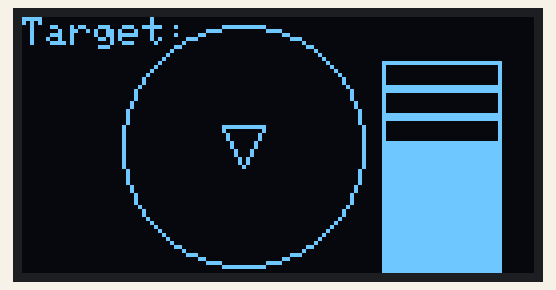
The sketch below on a simulated Arduino Uno, built with avr-gcc and run on an emulated ATmega328P. Parts: 128×64 one-colour display.

Above: at 0.1 s.
At 5.1 s:
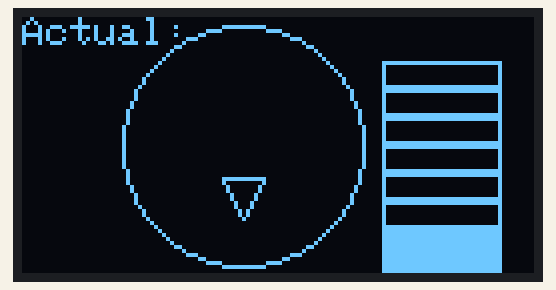

The sketch:

DisplayTest_NoBLE.ino
```cpp
/*********
  Rui Santos
  Complete project details at https://randomnerdtutorials.com
*********/

#include <Wire.h>
#include <Adafruit_GFX.h>
#include <Adafruit_SSD1306.h>

#define SCREEN_WIDTH 128 // OLED display width, in pixels
#define SCREEN_HEIGHT 64 // OLED display height, in pixels

// Declaration for an SSD1306 display connected to I2C (SDA, SCL pins)
Adafruit_SSD1306 display(SCREEN_WIDTH, SCREEN_HEIGHT, &Wire, -1);


void setup() {
  Serial.begin(115200);
  if(!display.begin(SSD1306_SWITCHCAPVCC, 0x3C)) { // Address 0x3D for 128x64
    Serial.println(F("SSD1306 allocation failed"));
    for(;;);
  }


}

void loop() {

  display.clearDisplay();
  DrawBall();
  DrawBallTarget(27);
  PowerMeter(4);
  display.display();
  delay(5000);
  display.clearDisplay();
  DrawBall();
  DrawBallActual(40);
  PowerMeter(1);
  display.display();
  delay(5000);

}
// Draw Ball Function (ALWAYS THE SAME) (CenterX,CenterY,Radius,Color)
void DrawBall(){
  display.drawCircle(55, 32, 30, SSD1306_WHITE);
}
//Draw Triangle on ball based on target value (VERTICAL ONLY)
//Print "Target" at top left
void DrawBallTarget(int targetY){
    display.setTextSize(1);
    display.setTextColor(WHITE);
    display.setCursor(0, 0);
    display.println("Target:");
    display.drawTriangle(50, targetY, 55, (targetY+10), 60, targetY, SSD1306_WHITE);
}
//Draw Triangle on ball based on Actual value (VERTICAL ONLY (CURRENTLY))
//Print "Actual" at top left
void DrawBallActual(int actualY){
display.setTextSize(1);
    display.setTextColor(WHITE);
    display.setCursor(0, 0);
    display.println("Actual:");
    display.drawTriangle(50, actualY, 55, (actualY+10), 60, actualY, SSD1306_WHITE);

}
//Power Meter, fills based on given power 1 - 7
void PowerMeter(int power){
  for(int i=0; i<=7; i++){
    if(i <= power){
      display.fillRect(90, (60-(7*i)), 30, 7, SSD1306_WHITE);
    }else{
      display.drawRect(90, (60-(7*i)), 30, 7, SSD1306_WHITE);
    }
  }
}
```

Measured:
- what the display in image 1 shows lasts 5.0 s, from 5.1 s to 10.1 s
